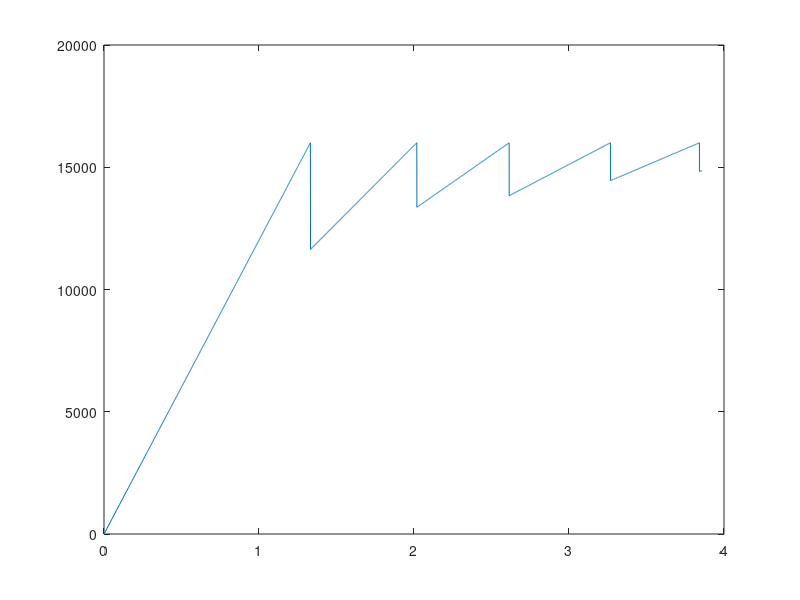

MATLAB code for this plot:
% This code will use a basic kinematic equations to "simulate" the acceleration event at competition.
% Now includes instantaneous gear shifting.
clear
clc
%clf
%% Define Variables
x=75; %Meters, acceleration distance
etq_eng = 48; %Engine torque in ft/lbs
f_drive = 3.70; %Sprocket Ratio
tire_d_eng = 16; % Tire diamitre
mass_car = 213.61; %mass of car in kg
mass_driver = 60; %mass of driver in kg
p_drive = 2.11; %primary drive ratio
red_line = 16000; %RPM at red line
gear = 1; %Initial gear
shift_t = 0.1; %shift time
%% Gearing Set Up
gears = 6; %Number of gears in the engine
gratio = zeros(1,gears);
gratio(1) = 2.75; %1st gear ratio
gratio(2) = 2.0;%2nd gear ratio
gratio(3) = 1.67;%3rd gear ratio
gratio(4) = 1.444;%4th gear ratio
gratio(5) = 1.304;%5th gear ratio
gratio(6) = 1.208;%6th gear ratio


%% Define Track
dx = 0.01; %step size
nx = x/dx; %number of steps to travel distance

%% Pre-calculations
etq = etq_eng * 1.3558; %converts nm to ft/lbs
tire_r_eng = tire_d_eng/2; %converts tire diamitre to radius
tire_r=tire_r_eng * 0.0254; %converts tire radius to meters
system_kg = mass_car + mass_driver; %calculates system mass
tire_d = tire_r*2; %calculates tire diamitre in d



%% Intitializing Arrays
dist = 0:dx:x;
spd = zeros(1,nx+1);
rpm = zeros(1,nx+1);
time = zeros(1,nx+1);
gearstr = zeros(1,nx+1);

%%Array 
for i=2: nx+1
    wheel_tq = etq*gratio(gear)*f_drive; %calculates wheel torque
    wheel_f = wheel_tq/tire_r; %calculates wheel force
    accel = wheel_f/system_kg; %calculates acceleration speed in m's^2

    spd(i) = sqrt((spd(i-1)^2)+(2*accel*dx)); %Calculates the speed at incremental distance
    rpm(i) = spd(i) * (60*gratio(gear)*f_drive*p_drive)/(2*pi*tire_r); %calculates rpm at given speed
    time(i) = time(i-1)+(spd(i)-spd(i-1))/accel; %calculates time to reach speed and rpm
    if rpm(i)> red_line
        gear = gear+1;
    end
    gearstr(i) = gear;
end
%% Final Calculation

fprintf('The acceleration time was: %2.2f seconds.\nThe final speed was: %3.2f meters/second.\n',time(nx+1), spd(nx+1))


plot(time, rpm)
